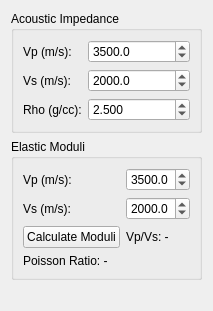
<widget class="QWidget" name="rockPropsTab">
<layout class="QVBoxLayout" name="rockPropsVLayout">
<item><widget class="QGroupBox" name="acousticImpGroup">
<property name="title"><string>Acoustic Impedance</string></property>
<layout class="QFormLayout" name="aiFormLayout">
<item row="0" column="0"><widget class="QLabel" name="aiVpLbl">
<property name="text"><string>Vp (m/s):</string></property>
</widget></item>
<item row="0" column="1"><widget class="QDoubleSpinBox" name="aiVpSpin">
<property name="minimum"><double>1000</double></property>
<property name="maximum"><double>8000</double></property>
<property name="value"><double>3500</double></property>
<property name="decimals"><number>1</number></property>
<property name="toolTip"><string>P-wave velocity (m/s)</string></property>
</widget></item>
<item row="1" column="0"><widget class="QLabel" name="aiVsLbl">
<property name="text"><string>Vs (m/s):</string></property>
</widget></item>
<item row="1" column="1"><widget class="QDoubleSpinBox" name="aiVsSpin">
<property name="minimum"><double>500</double></property>
<property name="maximum"><double>5000</double></property>
<property name="value"><double>2000</double></property>
<property name="decimals"><number>1</number></property>
<property name="toolTip"><string>S-wave velocity (m/s)</string></property>
</widget></item>
<item row="2" column="0"><widget class="QLabel" name="aiRhoLbl">
<property name="text"><string>Rho (g/cc):</string></property>
</widget></item>
<item row="2" column="1"><widget class="QDoubleSpinBox" name="aiRhoSpin">
<property name="minimum"><double>1.5</double></property>
<property name="maximum"><double>4.0</double></property>
<property name="value"><double>2.5</double></property>
<property name="decimals"><number>3</number></property>
<property name="toolTip"><string>Bulk density (g/cc)</string></property>
</widget></item>
</layout>
</widget></item>
<item><widget class="QGroupBox" name="elasticModuliGroup">
<property name="title"><string>Elastic Moduli</string></property>
<layout class="QFormLayout" name="emFormLayout">
<item row="0" column="0"><widget class="QLabel" name="emVpLbl">
<property name="text"><string>Vp (m/s):</string></property>
</widget></item>
<item row="0" column="1"><widget class="QDoubleSpinBox" name="emVpSpin">
<property name="minimum"><double>1000</double></property>
<property name="maximum"><double>8000</double></property>
<property name="value"><double>3500</double></property>
<property name="decimals"><number>1</number></property>
<property name="toolTip"><string>P-wave velocity for moduli calculation (m/s)</string></property>
</widget></item>
<item row="1" column="0"><widget class="QLabel" name="emVsLbl">
<property name="text"><string>Vs (m/s):</string></property>
</widget></item>
<item row="1" column="1"><widget class="QDoubleSpinBox" name="emVsSpin">
<property name="minimum"><double>500</double></property>
<property name="maximum"><double>5000</double></property>
<property name="value"><double>2000</double></property>
<property name="decimals"><number>1</number></property>
<property name="toolTip"><string>S-wave velocity for moduli calculation (m/s)</string></property>
</widget></item>
<item row="2" column="0"><widget class="QPushButton" name="emCalcBtn">
<property name="text"><string>Calculate Moduli</string></property>
<property name="toolTip"><string>Calculate elastic moduli</string></property>
</widget></item>
<item row="2" column="1"><widget class="QLabel" name="vpVsRatioLbl">
<property name="text"><string>Vp/Vs: -</string></property>
</widget></item>
<item row="3" column="0"><widget class="QLabel" name="poissonRatioLbl">
<property name="text"><string>Poisson Ratio: -</string></property>
</widget></item>
</layout>
</widget></item>
<item><spacer><property name="orientation"><enum>Qt::Vertical</enum></property><property name="sizeHint" stdset="0"><size><width>20</width><height>20</height></size></property></spacer></item>
</layout>
<attribute name="title"><string>Rock Props</string></attribute></widget>
